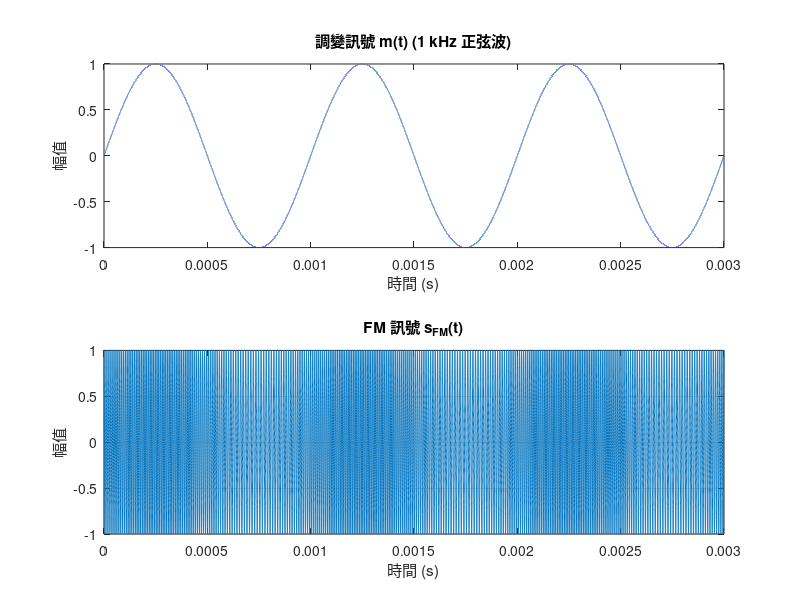

Here is the MATLAB script that generated this plot: (Note: this script raises an error after producing the figure.)
clear;
clc;

%% 參數設定
fc = 100e3;     % 降低載波頻率到 100 kHz，便於時間域觀察
fm = 1e3;       % 調變訊號頻率 1 kHz
delta_f = 20e3;  % 頻率偏移量 (±20 kHz)
fs = 40e6;       % 取樣率：40 MHz (相對 100 kHz 載波已足夠高)
T = 3/fm;       % 總模擬時間：這裡設 3 個調變週期 (3 ms)
t = 0:1/fs:T;   % 時間向量

%% 產生調變訊號 (1 kHz 正弦波)
m = sin(2*pi*fm*t);

%% 計算調變訊號的積分 (近似積分)
% 使用 cumtrapz 進行數值積分
int_m = cumtrapz(t, m);

%% 產生 FM 訊號
% FM 訊號公式：s(t) = cos(2πfc t + 2πΔf * ∫m(t)dt)
s_fm = cos(2*pi*fc*t + 2*pi*delta_f*int_m);

%% 繪圖檢視
figure;
subplot(2,1,1);
plot(t, m);
title('調變訊號 m(t) (1 kHz 正弦波)');
xlabel('時間 (s)');
ylabel('幅值');


subplot(2,1,2);
plot(t, s_fm);
title('FM 訊號 s_{FM}(t)');
xlabel('時間 (s)');
ylabel('幅值');
grid on;


% 輸出波形資料成 CSV 檔案
% 將時間、波形實部與虛部組合成一個矩陣，每一列分別為一個時間點的數值
waveform_data = [real(s_fm(:)), imag(s_fm(:))];
csv_filename = 'D:\FM_1kHz_Generate.csv';
writematrix(waveform_data, csv_filename); % MATLAB R2019a 以上版本建議使用 writematrix
disp(['波形資料已輸出至 ', csv_filename]);